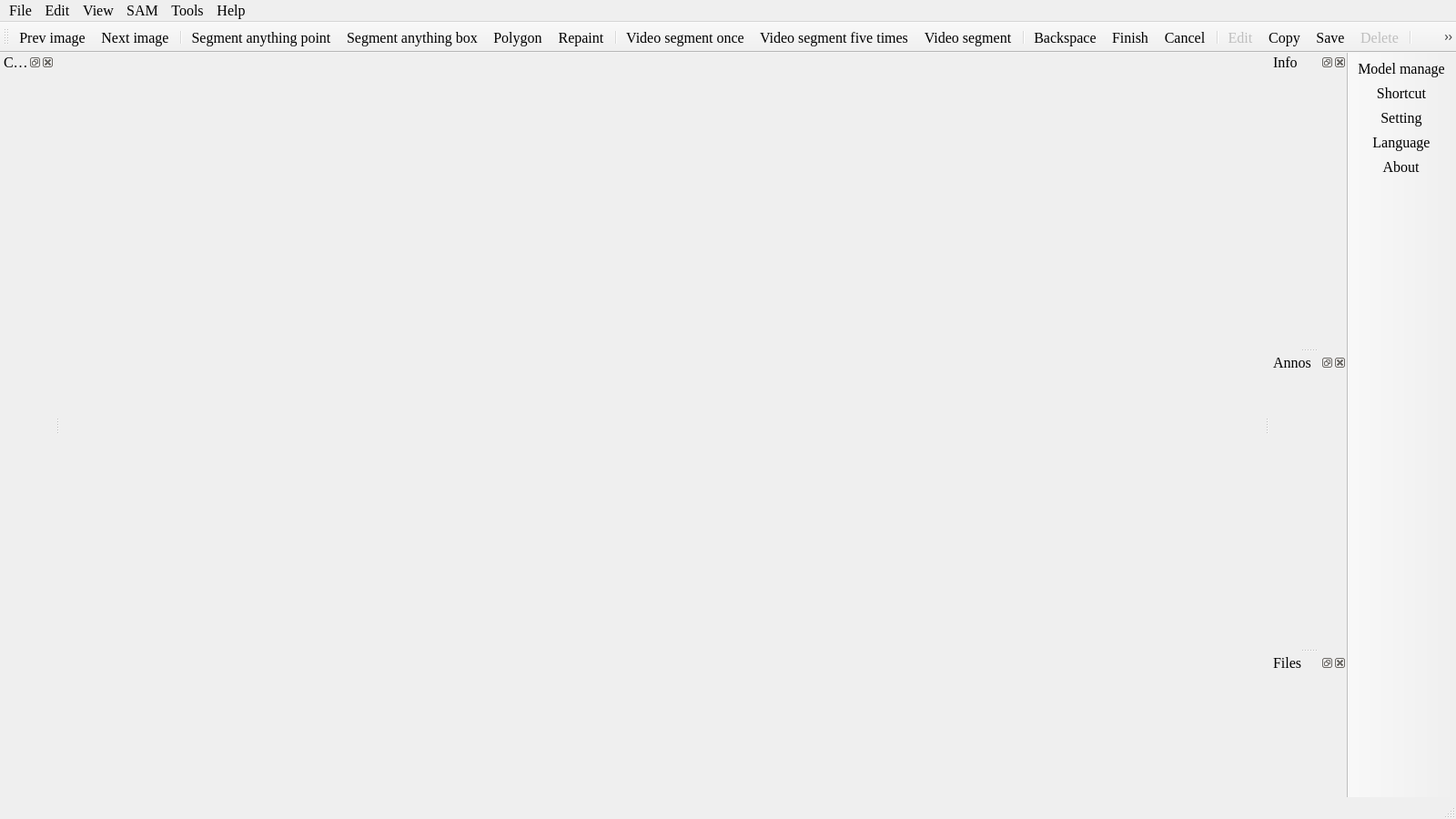
<?xml version="1.0" encoding="UTF-8"?>
<ui version="4.0">
 <class>MainWindow</class>
 <widget class="QMainWindow" name="MainWindow">
  <property name="geometry">
   <rect>
    <x>0</x>
    <y>0</y>
    <width>1600</width>
    <height>900</height>
   </rect>
  </property>
  <property name="minimumSize">
   <size>
    <width>800</width>
    <height>600</height>
   </size>
  </property>
  <property name="font">
   <font>
    <family>Times New Roman</family>
    <pointsize>12</pointsize>
   </font>
  </property>
  <property name="windowTitle">
   <string>ISAT</string>
  </property>
  <property name="windowIcon">
   <iconset resource="../icons.qrc">
    <normaloff>:/icon/icons/ISAT13_100.svg</normaloff>:/icon/icons/ISAT13_100.svg</iconset>
  </property>
  <widget class="QWidget" name="centralwidget">
   <layout class="QVBoxLayout" name="verticalLayout">
    <property name="spacing">
     <number>0</number>
    </property>
    <property name="leftMargin">
     <number>0</number>
    </property>
    <property name="topMargin">
     <number>0</number>
    </property>
    <property name="rightMargin">
     <number>0</number>
    </property>
    <property name="bottomMargin">
     <number>0</number>
    </property>
   </layout>
  </widget>
  <widget class="QMenuBar" name="menubar">
   <property name="enabled">
    <bool>true</bool>
   </property>
   <property name="geometry">
    <rect>
     <x>0</x>
     <y>0</y>
     <width>1600</width>
     <height>29</height>
    </rect>
   </property>
   <property name="font">
    <font>
     <family>Times New Roman</family>
     <pointsize>12</pointsize>
    </font>
   </property>
   <property name="autoFillBackground">
    <bool>false</bool>
   </property>
   <property name="defaultUp">
    <bool>false</bool>
   </property>
   <property name="nativeMenuBar">
    <bool>true</bool>
   </property>
   <widget class="QMenu" name="menuFile">
    <property name="font">
     <font>
      <family>Times New Roman</family>
      <pointsize>12</pointsize>
     </font>
    </property>
    <property name="title">
     <string>File</string>
    </property>
    <addaction name="actionImages_dir"/>
    <addaction name="actionLabel_dir"/>
    <addaction name="separator"/>
    <addaction name="actionPrev_image"/>
    <addaction name="actionNext_image"/>
    <addaction name="separator"/>
    <addaction name="actionSetting"/>
    <addaction name="actionExit"/>
   </widget>
   <widget class="QMenu" name="menuView">
    <property name="font">
     <font>
      <family>Times New Roman</family>
      <pointsize>12</pointsize>
     </font>
    </property>
    <property name="title">
     <string>View</string>
    </property>
    <addaction name="separator"/>
    <addaction name="actionPrev_group"/>
    <addaction name="actionNext_group"/>
    <addaction name="actionVisible"/>
    <addaction name="actionToggleFilter"/>
    <addaction name="separator"/>
    <addaction name="actionBit_map"/>
    <addaction name="separator"/>
    <addaction name="actionZoom_in"/>
    <addaction name="actionZoom_out"/>
    <addaction name="actionFit_window"/>
    <addaction name="separator"/>
    <addaction name="actionScene_shot"/>
    <addaction name="actionWindow_shot"/>
   </widget>
   <widget class="QMenu" name="menuAbout">
    <property name="font">
     <font>
      <family>Times New Roman</family>
      <pointsize>12</pointsize>
     </font>
    </property>
    <property name="title">
     <string>Help</string>
    </property>
    <addaction name="actionLanguage"/>
    <addaction name="actionShortcut"/>
    <addaction name="actionAbout"/>
   </widget>
   <widget class="QMenu" name="menuTools">
    <property name="enabled">
     <bool>true</bool>
    </property>
    <property name="font">
     <font>
      <family>Times New Roman</family>
      <pointsize>12</pointsize>
     </font>
    </property>
    <property name="title">
     <string>Tools</string>
    </property>
    <addaction name="separator"/>
    <addaction name="actionConverter"/>
    <addaction name="actionVideo_to_frames"/>
    <addaction name="actionAuto_segment_with_bounding_box"/>
    <addaction name="actionAnno_validator"/>
   </widget>
   <widget class="QMenu" name="menuEdit">
    <property name="font">
     <font>
      <family>Times New Roman</family>
      <pointsize>12</pointsize>
     </font>
    </property>
    <property name="title">
     <string>Edit</string>
    </property>
    <addaction name="actionSegment_anything_point"/>
    <addaction name="actionSegment_anything_box"/>
    <addaction name="actionPolygon"/>
    <addaction name="actionRepaint"/>
    <addaction name="separator"/>
    <addaction name="actionVideo_segment"/>
    <addaction name="actionVideo_segment_once"/>
    <addaction name="actionVideo_segment_five_times"/>
    <addaction name="separator"/>
    <addaction name="actionBackspace"/>
    <addaction name="actionFinish"/>
    <addaction name="actionCancel"/>
    <addaction name="separator"/>
    <addaction name="actionEdit"/>
    <addaction name="actionDelete"/>
    <addaction name="actionSave"/>
    <addaction name="actionCopy"/>
    <addaction name="separator"/>
    <addaction name="actionTo_top"/>
    <addaction name="actionTo_bottom"/>
    <addaction name="separator"/>
    <addaction name="actionUnion"/>
    <addaction name="actionSubtract"/>
    <addaction name="actionIntersect"/>
    <addaction name="actionExclude"/>
   </widget>
   <widget class="QMenu" name="menuSAM_model">
    <property name="title">
     <string>SAM</string>
    </property>
    <addaction name="actionModel_manage"/>
    <addaction name="separator"/>
   </widget>
   <addaction name="menuFile"/>
   <addaction name="menuEdit"/>
   <addaction name="menuView"/>
   <addaction name="menuSAM_model"/>
   <addaction name="menuTools"/>
   <addaction name="menuAbout"/>
  </widget>
  <widget class="QStatusBar" name="statusbar">
   <property name="layoutDirection">
    <enum>Qt::LeftToRight</enum>
   </property>
  </widget>
  <widget class="QToolBar" name="toolBar">
   <property name="font">
    <font>
     <family>Times New Roman</family>
     <pointsize>12</pointsize>
    </font>
   </property>
   <property name="windowTitle">
    <string>toolBar</string>
   </property>
   <property name="iconSize">
    <size>
     <width>24</width>
     <height>24</height>
    </size>
   </property>
   <property name="toolButtonStyle">
    <enum>Qt::ToolButtonIconOnly</enum>
   </property>
   <property name="floatable">
    <bool>false</bool>
   </property>
   <attribute name="toolBarArea">
    <enum>TopToolBarArea</enum>
   </attribute>
   <attribute name="toolBarBreak">
    <bool>false</bool>
   </attribute>
   <addaction name="actionPrev_image"/>
   <addaction name="actionNext_image"/>
   <addaction name="separator"/>
   <addaction name="actionSegment_anything_point"/>
   <addaction name="actionSegment_anything_box"/>
   <addaction name="actionPolygon"/>
   <addaction name="actionRepaint"/>
   <addaction name="separator"/>
   <addaction name="actionVideo_segment_once"/>
   <addaction name="actionVideo_segment_five_times"/>
   <addaction name="actionVideo_segment"/>
   <addaction name="separator"/>
   <addaction name="actionBackspace"/>
   <addaction name="actionFinish"/>
   <addaction name="actionCancel"/>
   <addaction name="separator"/>
   <addaction name="actionEdit"/>
   <addaction name="actionCopy"/>
   <addaction name="actionSave"/>
   <addaction name="actionDelete"/>
   <addaction name="separator"/>
   <addaction name="actionTo_top"/>
   <addaction name="actionTo_bottom"/>
   <addaction name="separator"/>
   <addaction name="actionUnion"/>
   <addaction name="actionSubtract"/>
   <addaction name="actionIntersect"/>
   <addaction name="actionExclude"/>
   <addaction name="separator"/>
   <addaction name="actionZoom_in"/>
   <addaction name="actionZoom_out"/>
   <addaction name="actionFit_window"/>
   <addaction name="actionBit_map"/>
   <addaction name="actionVisible"/>
   <addaction name="actionToggleFilter"/>
  </widget>
  <widget class="QDockWidget" name="info_dock">
   <property name="minimumSize">
    <size>
     <width>85</width>
     <height>43</height>
    </size>
   </property>
   <property name="features">
    <set>QDockWidget::AllDockWidgetFeatures</set>
   </property>
   <property name="windowTitle">
    <string>Info</string>
   </property>
   <attribute name="dockWidgetArea">
    <number>2</number>
   </attribute>
   <widget class="QWidget" name="dockWidgetContents_2"/>
  </widget>
  <widget class="QDockWidget" name="annos_dock">
   <property name="minimumSize">
    <size>
     <width>85</width>
     <height>43</height>
    </size>
   </property>
   <property name="features">
    <set>QDockWidget::AllDockWidgetFeatures</set>
   </property>
   <property name="windowTitle">
    <string>Annos</string>
   </property>
   <attribute name="dockWidgetArea">
    <number>2</number>
   </attribute>
   <widget class="QWidget" name="dockWidgetContents_3"/>
  </widget>
  <widget class="QDockWidget" name="files_dock">
   <property name="windowTitle">
    <string>Files</string>
   </property>
   <attribute name="dockWidgetArea">
    <number>2</number>
   </attribute>
   <widget class="QWidget" name="dockWidgetContents"/>
  </widget>
  <widget class="QDockWidget" name="categories_dock">
   <property name="windowTitle">
    <string>Categories</string>
   </property>
   <attribute name="dockWidgetArea">
    <number>1</number>
   </attribute>
   <widget class="QWidget" name="dockWidgetContents_4">
    <layout class="QVBoxLayout" name="verticalLayout_2"/>
   </widget>
  </widget>
  <widget class="QToolBar" name="toolBar_2">
   <property name="windowTitle">
    <string>toolBar_2</string>
   </property>
   <property name="movable">
    <bool>false</bool>
   </property>
   <property name="floatable">
    <bool>false</bool>
   </property>
   <attribute name="toolBarArea">
    <enum>RightToolBarArea</enum>
   </attribute>
   <attribute name="toolBarBreak">
    <bool>false</bool>
   </attribute>
   <addaction name="actionModel_manage"/>
   <addaction name="actionShortcut"/>
   <addaction name="actionSetting"/>
   <addaction name="actionLanguage"/>
   <addaction name="actionAbout"/>
  </widget>
  <action name="actionImages_dir">
   <property name="icon">
    <iconset resource="../icons.qrc">
     <normaloff>:/icon/icons/照片_pic.svg</normaloff>:/icon/icons/照片_pic.svg</iconset>
   </property>
   <property name="text">
    <string>Images dir</string>
   </property>
   <property name="statusTip">
    <string>Open images dir.</string>
   </property>
  </action>
  <action name="actionZoom_in">
   <property name="icon">
    <iconset resource="../icons.qrc">
     <normaloff>:/icon/icons/放大_zoom-in.svg</normaloff>:/icon/icons/放大_zoom-in.svg</iconset>
   </property>
   <property name="text">
    <string>Zoom in</string>
   </property>
   <property name="statusTip">
    <string>Zoom in.</string>
   </property>
  </action>
  <action name="actionZoom_out">
   <property name="icon">
    <iconset resource="../icons.qrc">
     <normaloff>:/icon/icons/缩小_zoom-out.svg</normaloff>:/icon/icons/缩小_zoom-out.svg</iconset>
   </property>
   <property name="text">
    <string>Zoom out</string>
   </property>
   <property name="statusTip">
    <string>Zoom out.</string>
   </property>
  </action>
  <action name="actionFit_window">
   <property name="icon">
    <iconset resource="../icons.qrc">
     <normaloff>:/icon/icons/全宽_fullwidth.svg</normaloff>:/icon/icons/全宽_fullwidth.svg</iconset>
   </property>
   <property name="text">
    <string>Fit window</string>
   </property>
   <property name="toolTip">
    <string>Fit window</string>
   </property>
   <property name="statusTip">
    <string>Fit window.</string>
   </property>
   <property name="shortcut">
    <string>F</string>
   </property>
  </action>
  <action name="actionSetting">
   <property name="icon">
    <iconset resource="../icons.qrc">
     <normaloff>:/icon/icons/设置_setting-two.svg</normaloff>:/icon/icons/设置_setting-two.svg</iconset>
   </property>
   <property name="text">
    <string>Setting</string>
   </property>
   <property name="statusTip">
    <string>Setting.</string>
   </property>
  </action>
  <action name="actionExit">
   <property name="icon">
    <iconset resource="../icons.qrc">
     <normaloff>:/icon/icons/开关_power.svg</normaloff>:/icon/icons/开关_power.svg</iconset>
   </property>
   <property name="text">
    <string>Exit</string>
   </property>
   <property name="toolTip">
    <string>Exit</string>
   </property>
   <property name="statusTip">
    <string>Exit.</string>
   </property>
  </action>
  <action name="actionLabel_dir">
   <property name="icon">
    <iconset resource="../icons.qrc">
     <normaloff>:/icon/icons/文件夹-开_folder-open.svg</normaloff>:/icon/icons/文件夹-开_folder-open.svg</iconset>
   </property>
   <property name="text">
    <string>Label dir</string>
   </property>
   <property name="statusTip">
    <string>Open label dir.</string>
   </property>
  </action>
  <action name="actionSave">
   <property name="icon">
    <iconset resource="../icons.qrc">
     <normaloff>:/icon/icons/保存_save.svg</normaloff>:/icon/icons/保存_save.svg</iconset>
   </property>
   <property name="text">
    <string>Save</string>
   </property>
   <property name="statusTip">
    <string>Save annotation.</string>
   </property>
   <property name="shortcut">
    <string>S</string>
   </property>
  </action>
  <action name="actionPrev_image">
   <property name="checkable">
    <bool>false</bool>
   </property>
   <property name="icon">
    <iconset resource="../icons.qrc">
     <normaloff>:/icon/icons/上一步_back.svg</normaloff>:/icon/icons/上一步_back.svg</iconset>
   </property>
   <property name="text">
    <string>Prev image</string>
   </property>
   <property name="toolTip">
    <string>Prev image</string>
   </property>
   <property name="statusTip">
    <string>Prev image.</string>
   </property>
   <property name="shortcut">
    <string>A</string>
   </property>
   <property name="menuRole">
    <enum>QAction::TextHeuristicRole</enum>
   </property>
   <property name="priority">
    <enum>QAction::NormalPriority</enum>
   </property>
  </action>
  <action name="actionNext_image">
   <property name="icon">
    <iconset resource="../icons.qrc">
     <normaloff>:/icon/icons/下一步_next.svg</normaloff>:/icon/icons/下一步_next.svg</iconset>
   </property>
   <property name="text">
    <string>Next image</string>
   </property>
   <property name="toolTip">
    <string>Next image</string>
   </property>
   <property name="statusTip">
    <string>Next image.</string>
   </property>
   <property name="shortcut">
    <string>D</string>
   </property>
  </action>
  <action name="actionShortcut">
   <property name="icon">
    <iconset resource="../icons.qrc">
     <normaloff>:/icon/icons/键盘_keyboard-one.svg</normaloff>:/icon/icons/键盘_keyboard-one.svg</iconset>
   </property>
   <property name="text">
    <string>Shortcut</string>
   </property>
  </action>
  <action name="actionAbout">
   <property name="icon">
    <iconset resource="../icons.qrc">
     <normaloff>:/icon/icons/ISAT13.svg</normaloff>:/icon/icons/ISAT13.svg</iconset>
   </property>
   <property name="text">
    <string>About</string>
   </property>
  </action>
  <action name="actionSegment_anything_point">
   <property name="icon">
    <iconset resource="../icons.qrc">
     <normaloff>:/icon/icons/M_Favicon.ico</normaloff>:/icon/icons/M_Favicon.ico</iconset>
   </property>
   <property name="text">
    <string>Segment anything point</string>
   </property>
   <property name="toolTip">
    <string>Segment anything point</string>
   </property>
   <property name="statusTip">
    <string>Quick annotate using Segment anything.</string>
   </property>
   <property name="shortcut">
    <string>Q</string>
   </property>
  </action>
  <action name="actionDelete">
   <property name="enabled">
    <bool>false</bool>
   </property>
   <property name="icon">
    <iconset resource="../icons.qrc">
     <normaloff>:/icon/icons/删除_delete.svg</normaloff>:/icon/icons/删除_delete.svg</iconset>
   </property>
   <property name="text">
    <string>Delete</string>
   </property>
   <property name="toolTip">
    <string>Delete polygon</string>
   </property>
   <property name="statusTip">
    <string>Delete polygon.</string>
   </property>
   <property name="shortcut">
    <string>Del</string>
   </property>
  </action>
  <action name="actionBit_map">
   <property name="checkable">
    <bool>false</bool>
   </property>
   <property name="icon">
    <iconset resource="../icons.qrc">
     <normaloff>:/icon/icons/照片_pic.svg</normaloff>:/icon/icons/照片_pic.svg</iconset>
   </property>
   <property name="text">
    <string>Bit map</string>
   </property>
   <property name="statusTip">
    <string>Show instance or segmeent state.</string>
   </property>
   <property name="shortcut">
    <string>Space</string>
   </property>
  </action>
  <action name="actionEdit">
   <property name="enabled">
    <bool>false</bool>
   </property>
   <property name="icon">
    <iconset resource="../icons.qrc">
     <normaloff>:/icon/icons/编辑_edit.svg</normaloff>:/icon/icons/编辑_edit.svg</iconset>
   </property>
   <property name="text">
    <string>Edit</string>
   </property>
   <property name="toolTip">
    <string>Edit polygon</string>
   </property>
   <property name="statusTip">
    <string>Edit polygon attribute.</string>
   </property>
  </action>
  <action name="actionTo_top">
   <property name="enabled">
    <bool>false</bool>
   </property>
   <property name="icon">
    <iconset resource="../icons.qrc">
     <normaloff>:/icon/icons/去顶部_to-top.svg</normaloff>:/icon/icons/去顶部_to-top.svg</iconset>
   </property>
   <property name="text">
    <string>To top</string>
   </property>
   <property name="toolTip">
    <string>Move polygon to top layer</string>
   </property>
   <property name="statusTip">
    <string>Move polygon to top layer.</string>
   </property>
   <property name="shortcut">
    <string>T</string>
   </property>
  </action>
  <action name="actionTo_bottom">
   <property name="enabled">
    <bool>false</bool>
   </property>
   <property name="icon">
    <iconset resource="../icons.qrc">
     <normaloff>:/icon/icons/去底部_to-bottom.svg</normaloff>:/icon/icons/去底部_to-bottom.svg</iconset>
   </property>
   <property name="text">
    <string>To bottom</string>
   </property>
   <property name="toolTip">
    <string>Move polygon to bottom layer</string>
   </property>
   <property name="statusTip">
    <string>Move polygon to bottom layer.</string>
   </property>
   <property name="shortcut">
    <string>B</string>
   </property>
  </action>
  <action name="actionBackspace">
   <property name="icon">
    <iconset resource="../icons.qrc">
     <normaloff>:/icon/icons/删除_delete-two.svg</normaloff>:/icon/icons/删除_delete-two.svg</iconset>
   </property>
   <property name="text">
    <string>Backspace</string>
   </property>
   <property name="toolTip">
    <string>Backspace</string>
   </property>
   <property name="statusTip">
    <string>Backspace.</string>
   </property>
   <property name="shortcut">
    <string>Z</string>
   </property>
  </action>
  <action name="actionCancel">
   <property name="icon">
    <iconset resource="../icons.qrc">
     <normaloff>:/icon/icons/关闭_close-one.svg</normaloff>:/icon/icons/关闭_close-one.svg</iconset>
   </property>
   <property name="text">
    <string>Cancel</string>
   </property>
   <property name="toolTip">
    <string>Annotate canceled</string>
   </property>
   <property name="statusTip">
    <string>Annotate canceled.</string>
   </property>
   <property name="shortcut">
    <string>Esc</string>
   </property>
  </action>
  <action name="actionFinish">
   <property name="icon">
    <iconset resource="../icons.qrc">
     <normaloff>:/icon/icons/校验_check-one.svg</normaloff>:/icon/icons/校验_check-one.svg</iconset>
   </property>
   <property name="text">
    <string>Finish</string>
   </property>
   <property name="toolTip">
    <string>Annotate finished</string>
   </property>
   <property name="statusTip">
    <string>Annotate finished.</string>
   </property>
   <property name="shortcut">
    <string>E</string>
   </property>
  </action>
  <action name="actionPolygon">
   <property name="icon">
    <iconset resource="../icons.qrc">
     <normaloff>:/icon/icons/锚点_anchor.svg</normaloff>:/icon/icons/锚点_anchor.svg</iconset>
   </property>
   <property name="text">
    <string>Polygon</string>
   </property>
   <property name="toolTip">
    <string>Draw polygon</string>
   </property>
   <property name="statusTip">
    <string>Accurately annotate by drawing polygon. </string>
   </property>
   <property name="shortcut">
    <string>C</string>
   </property>
  </action>
  <action name="actionVisible">
   <property name="icon">
    <iconset resource="../icons.qrc">
     <normaloff>:/icon/icons/眼睛_eyes.svg</normaloff>:/icon/icons/眼睛_eyes.svg</iconset>
   </property>
   <property name="text">
    <string>Visible</string>
   </property>
   <property name="toolTip">
    <string>Visible</string>
   </property>
   <property name="statusTip">
    <string>Visible.</string>
   </property>
   <property name="shortcut">
    <string>V</string>
   </property>
  </action>
  <action name="actionToggleFilter">
   <property name="icon">
    <iconset resource="../icons.qrc">
     <normaloff>:/icon/icons/过滤_filter.svg</normaloff>:/icon/icons/过滤_filter.svg</iconset>
   </property>
   <property name="text">
    <string>toggle filter</string>
   </property>
   <property name="toolTip">
    <string>toggle filter</string>
   </property>
   <property name="statusTip">
    <string>just jump to image with json file.</string>
   </property>
   <property name="shortcut">
    <string>Ctrl+F</string>
   </property>
  </action>
  <action name="actionModel_manage">
   <property name="icon">
    <iconset resource="../icons.qrc">
     <normaloff>:/icon/icons/列表_list-middle.svg</normaloff>:/icon/icons/列表_list-middle.svg</iconset>
   </property>
   <property name="text">
    <string>Model manage</string>
   </property>
   <property name="statusTip">
    <string>Model manage.</string>
   </property>
   <property name="whatsThis">
    <string>Model manage.</string>
   </property>
   <property name="font">
    <font>
     <family>Times New Roman</family>
     <pointsize>12</pointsize>
    </font>
   </property>
  </action>
  <action name="actionConverter">
   <property name="icon">
    <iconset resource="../icons.qrc">
     <normaloff>:/icon/icons/转换文件夹1_folder-conversion-one.svg</normaloff>:/icon/icons/转换文件夹1_folder-conversion-one.svg</iconset>
   </property>
   <property name="text">
    <string>Converter</string>
   </property>
  </action>
  <action name="actionAuto_segment_with_bounding_box">
   <property name="icon">
    <iconset resource="../icons.qrc">
     <normaloff>:/icon/icons/M_Favicon.ico</normaloff>:/icon/icons/M_Favicon.ico</iconset>
   </property>
   <property name="text">
    <string>Auto segment with bounding box</string>
   </property>
  </action>
  <action name="actionAnno_validator">
   <property name="icon">
    <iconset resource="../icons.qrc">
     <normaloff>:/icon/icons/检查_inspection.svg</normaloff>:/icon/icons/检查_inspection.svg</iconset>
   </property>
   <property name="text">
    <string>Annos validator</string>
   </property>
  </action>
  <action name="actionCopy">
   <property name="icon">
    <iconset resource="../icons.qrc">
     <normaloff>:/icon/icons/复制_copy.svg</normaloff>:/icon/icons/复制_copy.svg</iconset>
   </property>
   <property name="text">
    <string>Copy</string>
   </property>
   <property name="shortcut">
    <string>Ctrl+C</string>
   </property>
  </action>
  <action name="actionUnion">
   <property name="icon">
    <iconset resource="../icons.qrc">
     <normaloff>:/icon/icons/合并选择_union-selection.svg</normaloff>:/icon/icons/合并选择_union-selection.svg</iconset>
   </property>
   <property name="text">
    <string>Union</string>
   </property>
   <property name="statusTip">
    <string>Select two polygons from the canvas and calculate their union. </string>
   </property>
   <property name="shortcut">
    <string>Ctrl+A</string>
   </property>
  </action>
  <action name="actionSubtract">
   <property name="icon">
    <iconset resource="../icons.qrc">
     <normaloff>:/icon/icons/减去上一层_subtract-selection-one.svg</normaloff>:/icon/icons/减去上一层_subtract-selection-one.svg</iconset>
   </property>
   <property name="text">
    <string>Subtract</string>
   </property>
   <property name="statusTip">
    <string>Select two polygons from the canvas and calculate their subtract. </string>
   </property>
   <property name="shortcut">
    <string>Ctrl+D</string>
   </property>
  </action>
  <action name="actionIntersect">
   <property name="icon">
    <iconset resource="../icons.qrc">
     <normaloff>:/icon/icons/相交选择_intersect-selection.svg</normaloff>:/icon/icons/相交选择_intersect-selection.svg</iconset>
   </property>
   <property name="text">
    <string>Intersect</string>
   </property>
   <property name="statusTip">
    <string>Select two polygons from the canvas and calculate their intersect. </string>
   </property>
   <property name="shortcut">
    <string>Ctrl+Q</string>
   </property>
  </action>
  <action name="actionExclude">
   <property name="icon">
    <iconset resource="../icons.qrc">
     <normaloff>:/icon/icons/排除选择_exclude-selection.svg</normaloff>:/icon/icons/排除选择_exclude-selection.svg</iconset>
   </property>
   <property name="text">
    <string>Exclude</string>
   </property>
   <property name="statusTip">
    <string>Select two polygons from the canvas and calculate their exclude. </string>
   </property>
   <property name="shortcut">
    <string>Ctrl+E</string>
   </property>
  </action>
  <action name="actionVideo_segment">
   <property name="icon">
    <iconset resource="../icons.qrc">
     <normaloff>:/icon/icons/play-all.svg</normaloff>:/icon/icons/play-all.svg</iconset>
   </property>
   <property name="text">
    <string>Video segment</string>
   </property>
   <property name="statusTip">
    <string>Video segment full frames.(only support sam2 model)</string>
   </property>
  </action>
  <action name="actionVideo_segment_once">
   <property name="icon">
    <iconset resource="../icons.qrc">
     <normaloff>:/icon/icons/play-1.svg</normaloff>:/icon/icons/play-1.svg</iconset>
   </property>
   <property name="text">
    <string>Video segment once</string>
   </property>
   <property name="statusTip">
    <string>Video segment the next frame.(only support sam2 model)</string>
   </property>
  </action>
  <action name="actionVideo_segment_five_times">
   <property name="icon">
    <iconset resource="../icons.qrc">
     <normaloff>:/icon/icons/play-5.svg</normaloff>:/icon/icons/play-5.svg</iconset>
   </property>
   <property name="text">
    <string>Video segment five times</string>
   </property>
   <property name="statusTip">
    <string>Video segment next five frames.(only support sam2 model)</string>
   </property>
  </action>
  <action name="actionVideo_to_frames">
   <property name="icon">
    <iconset resource="../icons.qrc">
     <normaloff>:/icon/icons/视频_video-two.svg</normaloff>:/icon/icons/视频_video-two.svg</iconset>
   </property>
   <property name="text">
    <string>Video to frames</string>
   </property>
  </action>
  <action name="actionSegment_anything_box">
   <property name="icon">
    <iconset resource="../icons.qrc">
     <normaloff>:/icon/icons/小矩形_rectangle-small.svg</normaloff>:/icon/icons/小矩形_rectangle-small.svg</iconset>
   </property>
   <property name="text">
    <string>Segment anything box</string>
   </property>
   <property name="statusTip">
    <string>Quick annotate using Segment anything.</string>
   </property>
   <property name="shortcut">
    <string>W</string>
   </property>
  </action>
  <action name="actionPrev_group">
   <property name="icon">
    <iconset resource="../icons.qrc">
     <normaloff>:/icon/icons/上一步_back.svg</normaloff>:/icon/icons/上一步_back.svg</iconset>
   </property>
   <property name="text">
    <string>Prev group</string>
   </property>
   <property name="shortcut">
    <string>`</string>
   </property>
  </action>
  <action name="actionNext_group">
   <property name="icon">
    <iconset resource="../icons.qrc">
     <normaloff>:/icon/icons/下一步_next.svg</normaloff>:/icon/icons/下一步_next.svg</iconset>
   </property>
   <property name="text">
    <string>Next group</string>
   </property>
   <property name="shortcut">
    <string>Ctrl+`</string>
   </property>
  </action>
  <action name="actionRepaint">
   <property name="icon">
    <iconset resource="../icons.qrc">
     <normaloff>:/icon/icons/编辑撰写_writing-fluently.svg</normaloff>:/icon/icons/编辑撰写_writing-fluently.svg</iconset>
   </property>
   <property name="text">
    <string>Repaint</string>
   </property>
   <property name="shortcut">
    <string>R</string>
   </property>
  </action>
  <action name="actionScene_shot">
   <property name="icon">
    <iconset resource="../icons.qrc">
     <normaloff>:/icon/icons/截屏_screenshot-two.svg</normaloff>:/icon/icons/截屏_screenshot-two.svg</iconset>
   </property>
   <property name="text">
    <string>Scene shot</string>
   </property>
   <property name="shortcut">
    <string>P</string>
   </property>
  </action>
  <action name="actionWindow_shot">
   <property name="icon">
    <iconset resource="../icons.qrc">
     <normaloff>:/icon/icons/截屏_screenshot-two.svg</normaloff>:/icon/icons/截屏_screenshot-two.svg</iconset>
   </property>
   <property name="text">
    <string>Window shot</string>
   </property>
   <property name="shortcut">
    <string>Ctrl+P</string>
   </property>
  </action>
  <action name="actionLanguage">
   <property name="icon">
    <iconset resource="../icons.qrc">
     <normaloff>:/icon/icons/中文_chinese.svg</normaloff>:/icon/icons/中文_chinese.svg</iconset>
   </property>
   <property name="text">
    <string>Language</string>
   </property>
  </action>
 </widget>
 <resources>
  <include location="../icons.qrc"/>
 </resources>
 <connections/>
</ui>
